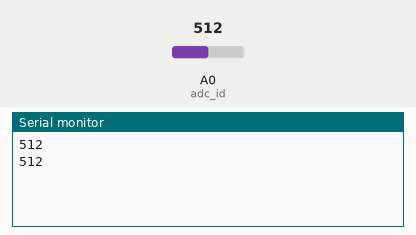
A sketch run on a simulated Arduino Uno, built with avr-gcc and run on an emulated ATmega328P. On the bench: the last lines printed to the serial monitor. Inputs (shaded band) come from the test bench; at power-on: A0 (adc_id) = 512.

Above: at 1.8 s.
1.9 s: A0 (adc_id) set to 910
At 2.8 s:
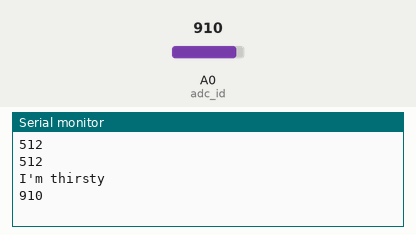
4.5 s: A0 (adc_id) set to 900
At 5.8 s:
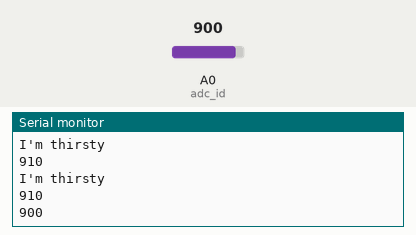
Timing chart, 0 to 7.5 s (numbered marks = the images above; inputs shaded):
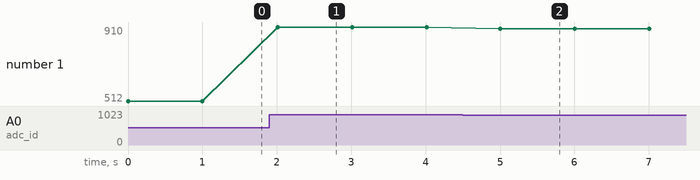

The sketch:

Soil_Moisture_Module.ino
```cpp
int adc_id = 0;
int soil_value=0;
void setup()
{
  Serial.begin(9600);
}

void loop()
{
    soil_value = analogRead(adc_id); // get adc value
    if(soil_value>900)
    {
      Serial.println("I'm thirsty");
    }
    Serial.println(soil_value);
    delay(1000);
}
```

Measured:
- after the input at 1.9 s, the serial monitor: prints a new line after 0.10 s (image 1)
- after the input at 4.5 s, the serial monitor: prints a new line after 0.50 s (image 2)
- plotted number 1: 512 → 910 after the input at 1.9 s, 910 → 900 after the input at 4.5 s
